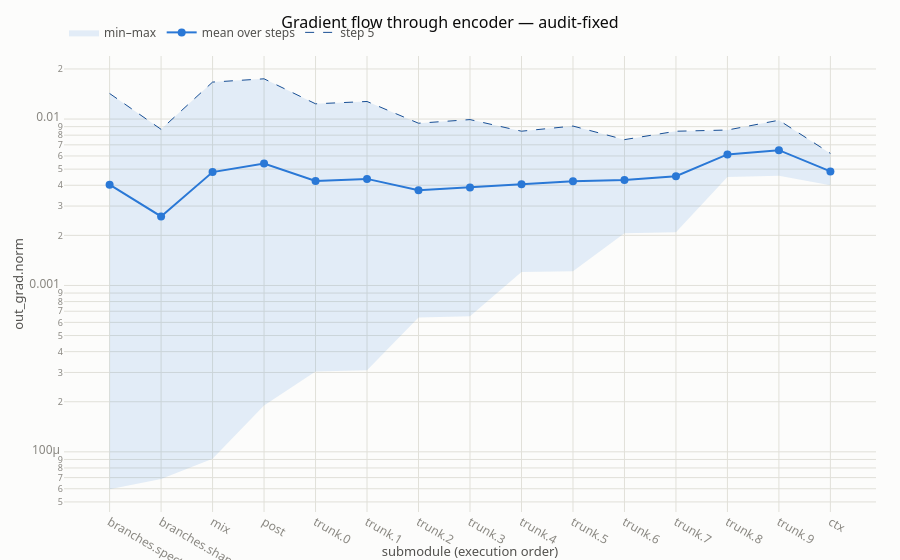

The cell this chart's notebook holds for it:
### Markdown cell above
LEAKAGE, IGNORED_CHANNELS and VANISHING are gone. One dead
channel remains, out of 32, which is ordinary ReLU attrition rather than
a planted fault — worth knowing about, not worth chasing.

### Code cell
soma.RunView(run_fixed.dir).plot_module_flow("encoder")

### Figure 1 — Plotly figure (JSON) as saved in the notebook; plotly's stock layout.template omitted (floating-point values rounded to 4 significant figures)
{"data": [{"fill": "toself", "fillcolor": "rgba(42, 120, 214, 0.12)", "hoverinfo": "skip", "line": {"width": 0}, "name": "min–max", "type": "scatter", "x": ["branches.spectral", "branches.shape", "mix", "post", "trunk.0", "trunk.1", "trunk.2", "trunk.3", "trunk.4", "trunk.5", "trunk.6", "trunk.7", "trunk.8", "trunk.9", "ctx", "ctx", "trunk.9", "trunk.8", "trunk.7", "trunk.6", "trunk.5", "trunk.4", "trunk.3", "trunk.2", "trunk.1", "trunk.0", "post", "mix", "branches.shape", "branches.spectral"], "y": [0.01425, 0.008674, 0.01668, 0.01746, 0.01235, 0.01275, 0.009438, 0.009927, 0.008453, 0.009078, 0.007522, 0.00845, 0.00859, 0.009839, 0.006218, 0.003995, 0.004564, 0.004482, 0.00209, 0.00206, 0.001216, 0.001203, 0.0006527, 0.0006417, 0.0003095, 0.0003038, 0.0001896, 9.092e-05, 6.864e-05, 5.963e-05]}, {"hovertemplate": "%{x}<br>mean out_grad.norm = %{y:.3e}<extra></extra>", "line": {"color": "#2a78d6", "width": 2}, "marker": {"size": 8}, "mode": "lines+markers", "name": "mean over steps", "type": "scatter", "x": ["branches.spectral", "branches.shape", "mix", "post", "trunk.0", "trunk.1", "trunk.2", "trunk.3", "trunk.4", "trunk.5", "trunk.6", "trunk.7", "trunk.8", "trunk.9", "ctx"], "y": [0.004033, 0.002598, 0.0048, 0.005407, 0.004246, 0.004369, 0.00373, 0.003879, 0.004058, 0.004235, 0.004297, 0.004534, 0.006134, 0.0065, 0.004848]}, {"hovertemplate": "%{x}<br>step 5 = %{y:.3e}<extra></extra>", "line": {"color": "#184f95", "dash": "dash", "width": 1}, "mode": "lines", "name": "step 5", "type": "scatter", "x": ["branches.spectral", "branches.shape", "mix", "post", "trunk.0", "trunk.1", "trunk.2", "trunk.3", "trunk.4", "trunk.5", "trunk.6", "trunk.7", "trunk.8", "trunk.9", "ctx"], "y": [0.01425, 0.008674, 0.01668, 0.01746, 0.01235, 0.01275, 0.009438, 0.009927, 0.008453, 0.009078, 0.007522, 0.00845, 0.00859, 0.009839, 0.006218]}], "layout": {"hovermode": "x unified", "title": {"text": "Gradient flow through encoder — audit-fixed"}, "xaxis": {"title": {"text": "submodule (execution order)"}, "type": "category"}, "yaxis": {"title": {"text": "out_grad.norm"}, "type": "log"}}}
